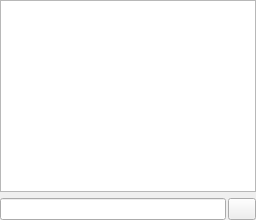
       <widget class="QWidget" name="page_repos_1">
        <layout class="QVBoxLayout" name="verticalLayout_4">
         <property name="leftMargin">
          <number>0</number>
         </property>
         <property name="topMargin">
          <number>0</number>
         </property>
         <property name="rightMargin">
          <number>0</number>
         </property>
         <property name="bottomMargin">
          <number>0</number>
         </property>
         <item>
          <widget class="RepositoriesTreeWidget" name="treeWidget_repos_1">
           <property name="sizePolicy">
            <sizepolicy hsizetype="Preferred" vsizetype="Expanding">
             <horstretch>0</horstretch>
             <verstretch>0</verstretch>
            </sizepolicy>
           </property>
           <property name="contextMenuPolicy">
            <enum>Qt::CustomContextMenu</enum>
           </property>
           <property name="acceptDrops">
            <bool>true</bool>
           </property>
           <property name="editTriggers">
            <set>QAbstractItemView::EditKeyPressed|QAbstractItemView::SelectedClicked</set>
           </property>
           <property name="dragEnabled">
            <bool>true</bool>
           </property>
           <property name="dragDropMode">
            <enum>QAbstractItemView::InternalMove</enum>
           </property>
           <property name="defaultDropAction">
            <enum>Qt::MoveAction</enum>
           </property>
           <property name="verticalScrollMode">
            <enum>QAbstractItemView::ScrollPerPixel</enum>
           </property>
           <property name="rootIsDecorated">
            <bool>false</bool>
           </property>
           <attribute name="headerVisible">
            <bool>false</bool>
           </attribute>
           <column>
            <property name="text">
             <string notr="true">1</string>
            </property>
           </column>
          </widget>
         </item>
         <item>
          <widget class="QFrame" name="frame_6">
           <property name="frameShape">
            <enum>QFrame::NoFrame</enum>
           </property>
           <property name="frameShadow">
            <enum>QFrame::Plain</enum>
           </property>
           <layout class="QHBoxLayout" name="horizontalLayout_4">
            <property name="spacing">
             <number>2</number>
            </property>
            <property name="leftMargin">
             <number>0</number>
            </property>
            <property name="topMargin">
             <number>0</number>
            </property>
            <property name="rightMargin">
             <number>0</number>
            </property>
            <property name="bottomMargin">
             <number>0</number>
            </property>
            <item>
             <widget class="QLineEdit" name="lineEdit_filter_1">
              <property name="sizePolicy">
               <sizepolicy hsizetype="Preferred" vsizetype="Fixed">
                <horstretch>0</horstretch>
                <verstretch>0</verstretch>
               </sizepolicy>
              </property>
              <property name="focusPolicy">
               <enum>Qt::ClickFocus</enum>
              </property>
             </widget>
            </item>
            <item>
             <widget class="ClearButton" name="toolButton_erase_filter_1">
              <property name="minimumSize">
               <size>
                <width>22</width>
                <height>17</height>
               </size>
              </property>
              <property name="focusPolicy">
               <enum>Qt::NoFocus</enum>
              </property>
              <property name="text">
               <string/>
              </property>
              <property name="iconSize">
               <size>
                <width>20</width>
                <height>15</height>
               </size>
              </property>
             </widget>
            </item>
           </layout>
          </widget>
         </item>
        </layout>
       </widget>
